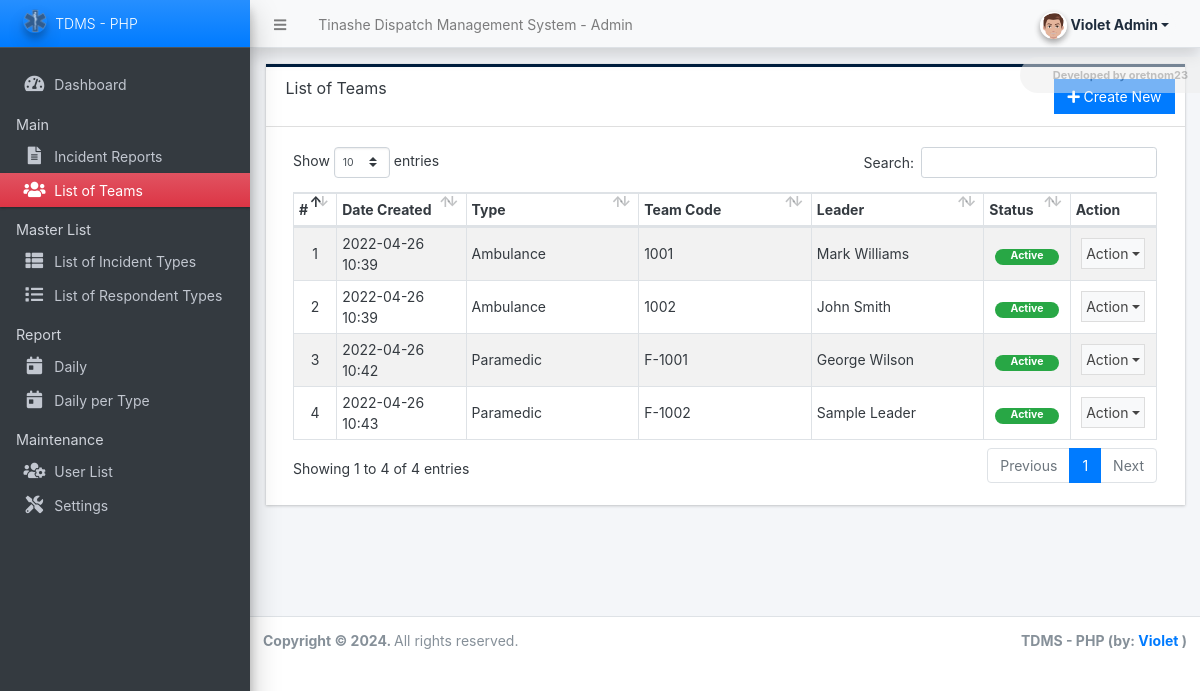
/admin/?page=teams (signed in), run on the app's committed database.
### tables this page shows
CREATE TABLE `team_list` (
  `id` int(30) NOT NULL,
  `code` varchar(100) NOT NULL,
  `team_leader` text NOT NULL,
  `respondent_type` int(30) NOT NULL,
  `status` tinyint(1) NOT NULL DEFAULT 1,
  `delete_flag` tinyint(1) NOT NULL DEFAULT 0,
  `date_created` datetime NOT NULL DEFAULT current_timestamp(),
  `date_updated` datetime NOT NULL DEFAULT current_timestamp() ON UPDATE current_timestamp()
);

CREATE TABLE `respondent_type_list` (
  `id` int(30) NOT NULL,
  `name` text NOT NULL,
  `status` tinyint(4) NOT NULL DEFAULT 1,
  `delete_flag` tinyint(4) NOT NULL DEFAULT 0,
  `date_created` datetime NOT NULL DEFAULT current_timestamp(),
  `date_updated` datetime NOT NULL DEFAULT current_timestamp() ON UPDATE current_timestamp()
);

### config.php (called while the page is built, shortened)
<?php
require_once('classes/DBConnection.php');
require_once('classes/SystemSettings.php');
function validate_image($file){
	if(!empty($file)){
        $ex = explode("?",$file);
        $file = $ex[0];
        $ts = isset($ex[1]) ? "?".$ex[1] : '';
		if(is_file(base_app.$file)){
			return base_url.$file.$ts;
		}else{
			return base_url.'dist/img/no-image-available.png';
		}
	}else{
		return base_url.'dist/img/no-image-available.png';
	}
}
function isMobileDevice(){
    $aMobileUA = array(
        '/iphone/i' => 'iPhone',
        '/ipod/i' => 'iPod',
        '/ipad/i' => 'iPad',
        '/android/i' => 'Android',
        '/blackberry/i' => 'BlackBerry',
        '/webos/i' => 'Mobile'
    );
    return false;
}
?>

### classes/DBConnection.php (called while the page is built, shortened)
<?php
class DBConnection{
    private $host = DB_SERVER;
    private $username = DB_USERNAME;
    private $password = DB_PASSWORD;
    private $database = DB_NAME;
    public $conn;
    public function __construct(){
        if (!isset($this->conn)) {
            $this->conn = new mysqli($this->host, $this->username, $this->password, $this->database);
        }
    }
}
?>

### classes/SystemSettings.php (called while the page is built, shortened)
<?php
class SystemSettings extends DBConnection{
	function userdata($field = ''){
		if(!empty($field)){
			if(isset($_SESSION['userdata'][$field]))
				return $_SESSION['userdata'][$field];
			else
				return null;
		}else{
			return false;
		}
	}
	function info($field=''){
		if(!empty($field)){
			if(isset($_SESSION['system_info'][$field]))
				return $_SESSION['system_info'][$field];
			else
				return false;
		}else{
			return false;
		}
	}
}
$_settings = new SystemSettings();
?>

### admin/teams/index.php (the view, shortened to what this page needs)
<div class="card card-outline rounded-0 card-navy">
	<div class="card-header">
		<h3 class="card-title">List of Teams</h3>
		<div class="card-tools">
			<a href="javascript:void(0)" id="create_new" class="btn btn-flat btn-primary"><span class="fas fa-plus"></span>  Create New</a>
		</div>
	</div>
	<div class="card-body">
        <div class="container-fluid">
			<table class="table table-hover table-striped table-bordered" id="list">
				<colgroup>
					<col width="5%">
					<col width="15%">
					<col width="20%">
					<col width="20%">
					<col width="20%">
					<col width="10%">
					<col width="10%">
				</colgroup>
				<thead>
					<tr>
						<th>#</th>
						<th>Date Created</th>
						<th>Type</th>
						<th>Team Code</th>
						<th>Leader</th>
						<th>Status</th>
						<th>Action</th>
					</tr>
				</thead>
				<tbody>
					<?php
					$i = 1;
						$qry = $conn->query("SELECT t.*, rt.name as `type` from `team_list` t inner join `respondent_type_list` rt on t.respondent_type = rt.id where t.delete_flag = 0 order by t.`code` asc ");
						while($row = $qry->fetch_assoc()):
					?>
						<tr>
							<td class="text-center"><?php echo $i++; ?></td>
							<td><?php echo date("Y-m-d H:i",strtotime($row['date_created'])) ?></td>
							<td><?php echo $row['type'] ?></td>
							<td><?php echo $row['code'] ?></td>
							<td><?php echo $row['team_leader'] ?></td>
							<td class="text-center">
                                <?php if($row['status'] == 1): ?>
                                    <span class="badge badge-success px-3 rounded-pill">Active</span>
                                <?php else: ?>
                                    <span class="badge badge-danger px-3 rounded-pill">Inactive</span>
                                <?php endif; ?>
                            </td>
							<td align="center">
								 <button type="button" class="btn btn-flat p-1 btn-default btn-sm dropdown-toggle dropdown-icon" data-toggle="dropdown">
				                  		Action
				                  </button>
							</td>
						</tr>
					<?php endwhile; ?>
				</tbody>
			</table>
		</div>
	</div>
</div>

### admin/index.php (shortened to what this page needs)
<?php require_once('../config.php'); ?>
 <!DOCTYPE html>
<html lang="en" class="" style="height: auto;">
<?php require_once('inc/header.php') ?>
  <body class="sidebar-mini layout-fixed control-sidebar-slide-open layout-navbar-fixed sidebar-mini-md sidebar-mini-xs text-sm" data-new-gr-c-s-check-loaded="14.991.0" data-gr-ext-installed="" style="height: auto;">
    <div class="wrapper">
     <?php require_once('inc/topBarNav.php') ?>
     <?php require_once('inc/navigation.php') ?>
     <?php $page = isset($_GET['page']) ? $_GET['page'] : 'home';  ?>
      <div class="content-wrapper  pt-3" style="min-height: 567.854px;">
        <section class="content  text-dark">
          <div class="container-fluid">
            <?php
              if(!file_exists($page.".php") && !is_dir($page)){
                  include '404.html';
              }else{
                if(is_dir($page))
                  include $page.'/index.php';
                else
                  include $page.'.php';
              }
            ?>
          </div>
        </section>
      </div>
      <?php require_once('inc/footer.php') ?>
  </body>
</html>

### admin/inc/header.php (shortened to what this page needs)
<head>
    <link rel="stylesheet" href="<?php echo base_url ?>plugins/fontawesome-free/css/all.min.css">
    <link rel="stylesheet" href="<?php echo base_url ?>plugins/tempusdominus-bootstrap-4/css/tempusdominus-bootstrap-4.min.css">
  <link rel="stylesheet" href="<?php echo base_url ?>plugins/datatables-bs4/css/dataTables.bootstrap4.min.css">
  <link rel="stylesheet" href="<?php echo base_url ?>plugins/datatables-responsive/css/responsive.bootstrap4.min.css">
  <link rel="stylesheet" href="<?php echo base_url ?>plugins/datatables-buttons/css/buttons.bootstrap4.min.css">
  <link rel="stylesheet" href="<?php echo base_url ?>plugins/select2/css/select2.min.css">
  <link rel="stylesheet" href="<?php echo base_url ?>plugins/select2-bootstrap4-theme/select2-bootstrap4.min.css">
    <link rel="stylesheet" href="<?php echo base_url ?>plugins/icheck-bootstrap/icheck-bootstrap.min.css">
    <link rel="stylesheet" href="<?php echo base_url ?>plugins/jqvmap/jqvmap.min.css">
    <link rel="stylesheet" href="<?php echo base_url ?>dist/css/adminlte.css">
    <link rel="stylesheet" href="<?php echo base_url ?>dist/css/custom.css">
    <link rel="stylesheet" href="<?php echo base_url ?>plugins/overlayScrollbars/css/OverlayScrollbars.min.css">
    <link rel="stylesheet" href="<?php echo base_url ?>plugins/daterangepicker/daterangepicker.css">
    <link rel="stylesheet" href="<?php echo base_url ?>plugins/summernote/summernote-bs4.min.css">
  <link rel="stylesheet" href="<?php echo base_url ?>plugins/sweetalert2-theme-bootstrap-4/bootstrap-4.min.css">
  </head>

### admin/inc/topBarNav.php (shortened to what this page needs)
<nav class="main-header navbar navbar-expand navbar-light shadow text-sm">
  <ul class="navbar-nav">
    <li class="nav-item">
    <a class="nav-link" data-widget="pushmenu" href="#" role="button"><i class="fas fa-bars"></i></a>
    </li>
    <li class="nav-item d-none d-sm-inline-block">
      <a href="<?php echo base_url ?>" class="nav-link"><?php echo (!isMobileDevice()) ? $_settings->info('name'):$_settings->info('short_name'); ?> - Admin</a>
    </li>
  </ul>
  <ul class="navbar-nav ml-auto">
    <li class="nav-item">
      <div class="btn-group nav-link">
            <button type="button" class="btn btn-rounded badge badge-light dropdown-toggle dropdown-icon" data-toggle="dropdown">
              <span><img src="<?php echo validate_image($_settings->userdata('avatar')) ?>" class="img-circle elevation-2 user-img" alt="User Image"></span>
              <span class="ml-3"><?php echo ucwords($_settings->userdata('firstname').' '.$_settings->userdata('lastname')) ?></span>
            </button>
        </div>
    </li>
  </ul>
</nav>

### admin/inc/navigation.php (shortened to what this page needs)
<aside class="main-sidebar sidebar-dark-danger elevation-4 sidebar-no-expand">
  <a href="<?php echo base_url ?>admin" class="brand-link bg-gradient-primary text-sm">
  <img src="<?php echo validate_image($_settings->info('logo'))?>" alt="Store Logo" class="brand-image img-circle elevation-3" style="opacity: .8;width: 1.5rem;height: 1.5rem;max-height: unset">
  <span class="brand-text font-weight-light"><?php echo $_settings->info('short_name') ?></span>
  </a>
  <div class="sidebar os-host os-theme-light os-host-overflow os-host-overflow-y os-host-resize-disabled os-host-transition os-host-scrollbar-horizontal-hidden">
    <div class="os-content-glue" style="margin: 0px -8px; width: 249px; height: 646px;"></div>
    <div class="os-padding">
      <div class="os-viewport os-viewport-native-scrollbars-invisible" style="overflow-y: scroll;">
        <div class="os-content" style="padding: 0px 8px; height: 100%; width: 100%;">
          <nav class="mt-4">
             <ul class="nav nav-pills nav-sidebar flex-column text-sm nav-compact nav-flat nav-child-indent nav-collapse-hide-child" data-widget="treeview" role="menu" data-accordion="false">
              <li class="nav-item dropdown">
                <a href="./" class="nav-link nav-home">
                  <i class="nav-icon fas fa-tachometer-alt"></i>
                  <p>
                    Dashboard
                  </p>
                </a>
              </li>
              <li class="nav-header">Main</li>
              <li class="nav-item dropdown">
                <a href="<?php echo base_url ?>admin/?page=incident_reports" class="nav-link nav-incident_reports">
                  <i class="nav-icon fas fa-file-alt"></i>
                  <p>
                    Incident Reports
                  </p>
                </a>
              </li>
              <li class="nav-item dropdown">
                <a href="<?php echo base_url ?>admin/?page=teams" class="nav-link nav-teams">
                  <i class="nav-icon fas fa-users"></i>
                  <p>
                    List of Teams
                  </p>
                </a>
              </li>
              <li class="nav-header">Master List</li>
              <li class="nav-item dropdown">
                <a href="<?php echo base_url ?>admin/?page=incidents" class="nav-link nav-incidents">
                  <i class="nav-icon fas fa-th-list"></i>
                  <p>
                    List of Incident Types
                  </p>
                </a>
              </li>
              <li class="nav-item dropdown">
                <a href="<?php echo base_url ?>admin/?page=respondent_types" class="nav-link nav-respondent_types">
                  <i class="nav-icon fas fa-list"></i>
                  <p>
                    List of Respondent Types
                  </p>
                </a>
              </li>
              <li class="nav-header">Report</li>
              <li class="nav-item dropdown">
                <a href="<?php echo base_url ?>admin/?page=reports/daily_report" class="nav-link nav-reports_daily_report">
                  <i class="nav-icon fas fa-calendar-day"></i>
                  <p>
                    Daily
                  </p>
                </a>
              </li>
              <li class="nav-item dropdown">
                <a href="<?php echo base_url ?>admin/?page=reports/daily_type_report" class="nav-link nav-reports_daily_type_report">
                  <i class="nav-icon fas fa-calendar-day"></i>
                  <p>
                    Daily per Type
                  </p>
                </a>
              </li>
              <?php if($_settings->userdata('type') == 1): ?>
              <li class="nav-header">Maintenance</li>
              <li class="nav-item dropdown">
                <a href="<?php echo base_url ?>admin/?page=user/list" class="nav-link nav-user_list">
                  <i class="nav-icon fas fa-users-cog"></i>
                  <p>
                    User List
                  </p>
                </a>
              </li>
              <li class="nav-item dropdown">
                <a href="<?php echo base_url ?>admin/?page=system_info" class="nav-link nav-system_info">
                  <i class="nav-icon fas fa-tools"></i>
                  <p>
                    Settings
                  </p>
                </a>
              </li>
              <?php endif; ?>
            </ul>
          </nav>
        </div>
      </div>
    </div>
  </div>
</aside>

### admin/inc/footer.php (shortened to what this page needs)
<footer class="main-footer text-sm">
        <strong>Copyright © <?php echo date('Y') ?>.
        </strong>
        All rights reserved.
        <div class="float-right d-none d-sm-inline-block">
          <b><?php echo $_settings->info('short_name') ?> (by: <a href="mailto:violetzvidi@gmail.com" target="blank">Violet</a> )</b>
        </div>
      </footer>
    </div>

### admin/inc/topBarNav.php (style rules this page uses)
.user-img { position: absolute; height: 27px; width: 27px; object-fit: cover; left: -7%; top: -12%; }
.btn-rounded { border-radius: 50px; }

### data on the page
team_list: date_created "2022-04-26 10:39", respondent_type.name "Ambulance", code "1001", team_leader "Mark Williams", status "Active"
team_list: date_created "2022-04-26 10:39", respondent_type.name "Ambulance", code "1002", team_leader "John Smith", status "Active"
team_list: date_created "2022-04-26 10:42", respondent_type.name "Paramedic", code "F-1001", team_leader "George Wilson", status "Active"
team_list: date_created "2022-04-26 10:43", respondent_type.name "Paramedic", code "F-1002", team_leader "Sample Leader", status "Active"

### other printed values
$_settings->info('name') "Tinashe Dispatch Management System"
$_settings->userdata('firstname').' '.$_settings->userdata('lastname') "Violet Admin"
$_settings->info('short_name') "TDMS - PHP"
